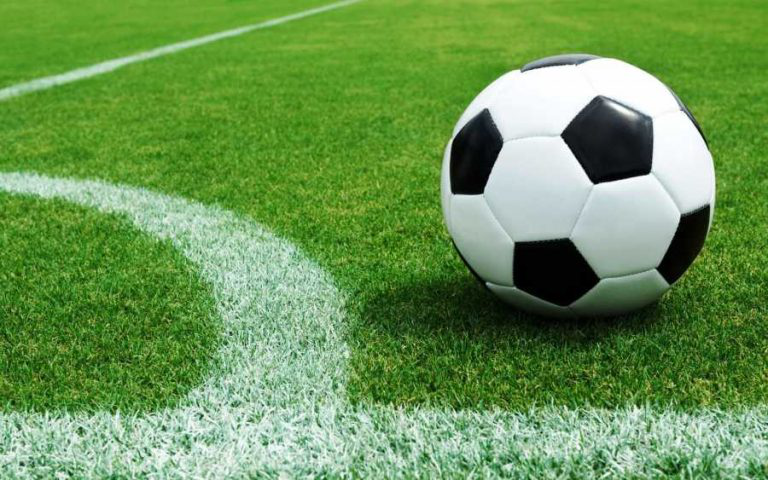
#> input picture image.png, 768 x 480 px
$ python -i test.py   (imports and definitions only)
#> lines starting #> are read from the running program, lines starting #| are printed output that depends on the picture
#DataFlair- import modules
from tkinter import *
import tkinter.filedialog
from tkinter import messagebox
from PIL import ImageTk
from PIL import Image
from io import BytesIO
import  os

class IMG_Stegno:
    output_image_size = 0

    #DataFlair- main frame or start page
    # [24 lines left out: function main, not called in this run]


    #DataFlair- back function to loop back to main screen
    def back(self,frame):
        frame.destroy()
        self.main(root)


    #DataFlair- frame for encode page
    # [195 lines left out: functions encode_frame1, decode_frame1, encode_frame2, decode_frame2, decode, generate_Data and 3 more, not called in this run]

    def frame_3(self,frame):
        frame.destroy()
        self.main(root)


#GUI loop
# [1 line not run here, left out]
o = IMG_Stegno()
# [2 lines not run here, left out]

>>> import cv2
>>> picture = cv2.imread('image.png', cv2.IMREAD_GRAYSCALE)
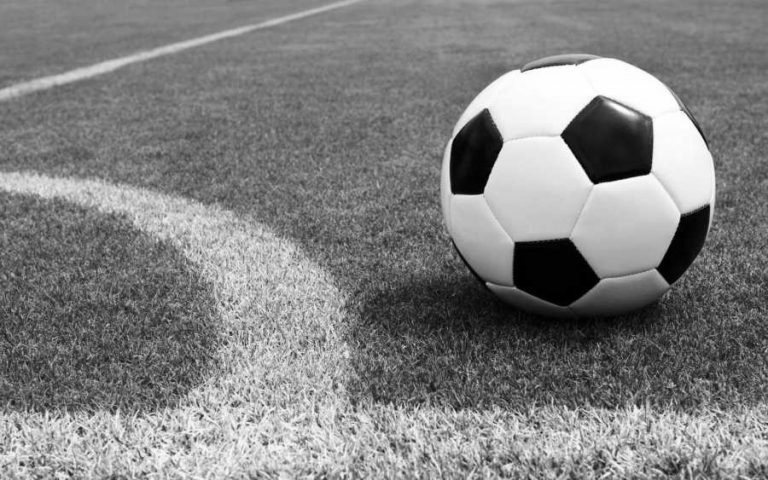
#> picture: shape (480, 768); min 0, max 255, mean 129.5
#> (the run stopped early here; a loop or call above may not have finished)
